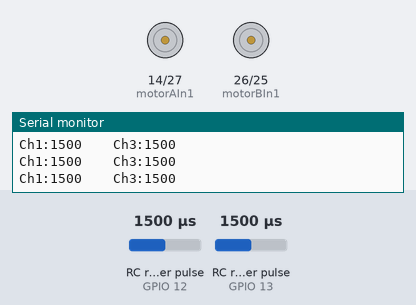
A sketch run on a simulated ESP32. On the bench: motor-driver pin pairs drawn as motors (green arrow = first pin HIGH = forward, orange = second pin HIGH = backward, longer = more drive), the last lines printed to the serial monitor. Wiring (inferred from the names in the program): 2 × RC receiver channel: data GPIO 12 / data GPIO 13. The inputs (shaded band) are chosen by the test bench; at power-on: RC receiver pulse (sensors on GPIO 12, GPIO 13) 1500 µs.

Above: at 1.2 s.
1.3 s: RC receiver pulse (sensor on GPIO 12) set to 1457 µs
2.8 s: RC receiver pulse (sensor on GPIO 12) set to 1432 µs
At 3.8 s:
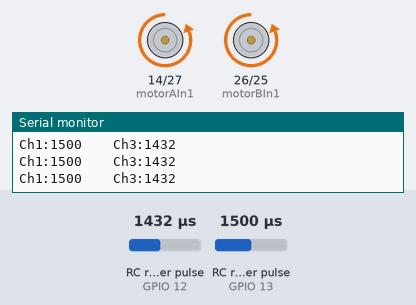
4.3 s: RC receiver pulse (sensor on GPIO 13) set to 1457 µs
5.8 s: RC receiver pulse (sensor on GPIO 13) set to 1432 µs
At 6.1 s:
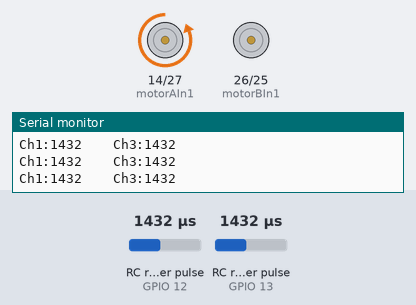
7.3 s: RC receiver pulse (sensor on GPIO 12) set to 1500 µs
At 7.7 s:
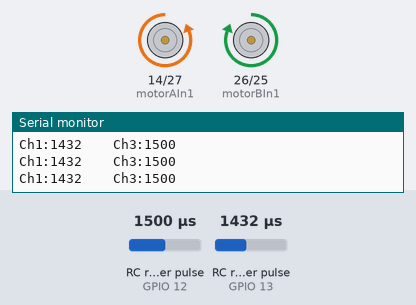
8.8 s: RC receiver pulse (sensor on GPIO 13) set to 1750 µs
At 9.6 s:
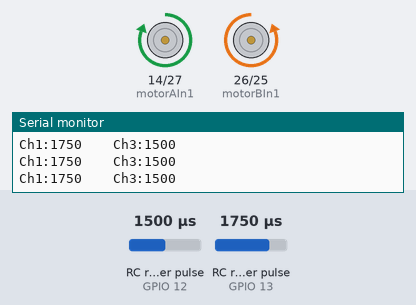
Timing chart, 0 to 11.3 s (numbered marks = the images above; inputs shaded):
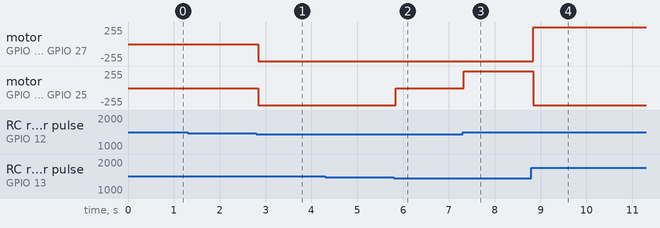

The sketch:

MotorControl.ino
```cpp
// Fs6b receiver channels
const int channel1Pin = 13;  // Channel 1 (Left/Right)
const int channel3Pin = 12;  // Channel 3 (Forward/Backward)

// L298N motor driver pins
const int motorAIn1 = 14;  // IN1
const int motorAIn2 = 27;  // IN2
const int motorBIn1 = 26;  // IN3
const int motorBIn2 = 25;  // IN4

// Speed pin always HIGH (enable pins assumed tied HIGH or not used)

unsigned long duration1;
unsigned long duration3;

void setup() {
  Serial.begin(115200);

  pinMode(motorAIn1, OUTPUT);
  pinMode(motorAIn2, OUTPUT);
  pinMode(motorBIn1, OUTPUT);
  pinMode(motorBIn2, OUTPUT);
}

void loop() {
  duration1 = pulseIn(channel1Pin, HIGH, 25000);
  duration3 = pulseIn(channel3Pin, HIGH, 25000);

   Serial.print("Ch1:"); Serial.print(duration1);
   Serial.print("    Ch3:"); Serial.println(duration3);
  if(duration1 == 0) duration1 = 1500;
  if(duration3 == 0) duration3 = 1500;

  controlMotors(duration1, duration3);

  delay(20);
}

void controlMotors(int ch1, int ch3) {
  /*
  Channel 1 controls Left/Right:
    - Left if below 1450
    - Right if above 1550
  Channel 3 controls Forward/Backward:
    - Forward if above 1550
    - Backward if below 1450
  Neutral zones (1450-1550) mean stop on respective axis.
  */

  bool left = (ch1 < 1450);
  bool right = (ch1 > 1550);
  bool forward = (ch3 > 1550);
  bool backward = (ch3 < 1450);

  if(forward && !left && !right) {
    // Forward
    motorForward();
  }
  else if(backward && !left && !right) {
    // Backward
    motorBackward();
  }
  else if(left && !forward && !backward) {
    // Turn Left (rotate motors in opposite directions)
    motorLeft();
  }
  else if(right && !forward && !backward) {
    // Turn Right (rotate motors in opposite directions)
    motorRight();
  }
  else if(forward && left) {
    motorForwardLeft();
  }
  else if(forward && right) {
    motorForwardRight();
  }
  else if(backward && left) {
    motorBackwardLeft();
  }
  else if(backward && right) {
    motorBackwardRight();
  }
  else {
    motorStop();
  }
}

void motorForward() {
  digitalWrite(motorAIn1, HIGH);
  digitalWrite(motorAIn2, LOW);
  digitalWrite(motorBIn1, HIGH);
  digitalWrite(motorBIn2, LOW);
}

void motorBackward() {
  digitalWrite(motorAIn1, LOW);
  digitalWrite(motorAIn2, HIGH);
  digitalWrite(motorBIn1, LOW);
  digitalWrite(motorBIn2, HIGH);
}

void motorLeft() {
  digitalWrite(motorAIn1, LOW);
  digitalWrite(motorAIn2, HIGH);
  digitalWrite(motorBIn1, HIGH);
  digitalWrite(motorBIn2, LOW);
}

void motorRight() {
  digitalWrite(motorAIn1, HIGH);
  digitalWrite(motorAIn2, LOW);
  digitalWrite(motorBIn1, LOW);
  digitalWrite(motorBIn2, HIGH);
}

void motorForwardLeft() {
  digitalWrite(motorAIn1, HIGH);
  digitalWrite(motorAIn2, LOW);
  digitalWrite(motorBIn1, LOW);
  digitalWrite(motorBIn2, LOW);
}

void motorForwardRight() {
  digitalWrite(motorAIn1, LOW);
  digitalWrite(motorAIn2, LOW);
  digitalWrite(motorBIn1, HIGH);
  digitalWrite(motorBIn2, LOW);
}

void motorBackwardLeft() {
  digitalWrite(motorAIn1, LOW);
  digitalWrite(motorAIn2, HIGH);
  digitalWrite(motorBIn1, LOW);
  digitalWrite(motorBIn2, LOW);
}

void motorBackwardRight() {
  digitalWrite(motorAIn1, LOW);
  digitalWrite(motorAIn2, LOW);
  digitalWrite(motorBIn1, LOW);
  digitalWrite(motorBIn2, HIGH);
}

void motorStop() {
  digitalWrite(motorAIn1, LOW);
  digitalWrite(motorAIn2, LOW);
  digitalWrite(motorBIn1, LOW);
  digitalWrite(motorBIn2, LOW);
}
```

Measured:
- the behaviour switches between 1450 and 1449 µs on RC receiver pulse (sensor on GPIO 12) (found by bisection; images 0 and 1)
- the behaviour switches between 1450 and 1449 µs on RC receiver pulse (sensor on GPIO 13) (found by bisection; images 1 and 2)
- after the input at 2.8 s, motor on GPIO 14 (motorAIn1) / GPIO 27 (motorAIn2), motor on GPIO 26 (motorBIn1) / GPIO 25 (motorBIn2): stopped → backward 255/255 at once
- after the input at 5.8 s, motor on GPIO 26 (motorBIn1) / GPIO 25 (motorBIn2): backward 255/255 → stopped at once
- after the input at 7.3 s, motor on GPIO 26 (motorBIn1) / GPIO 25 (motorBIn2): stopped → forward 255/255 at once
- after the input at 8.8 s, motor on GPIO 14 (motorAIn1) / GPIO 27 (motorAIn2): backward 255/255 → forward 255/255 at once; motor on GPIO 26 (motorBIn1) / GPIO 25 (motorBIn2): forward 255/255 → backward 255/255 at once
